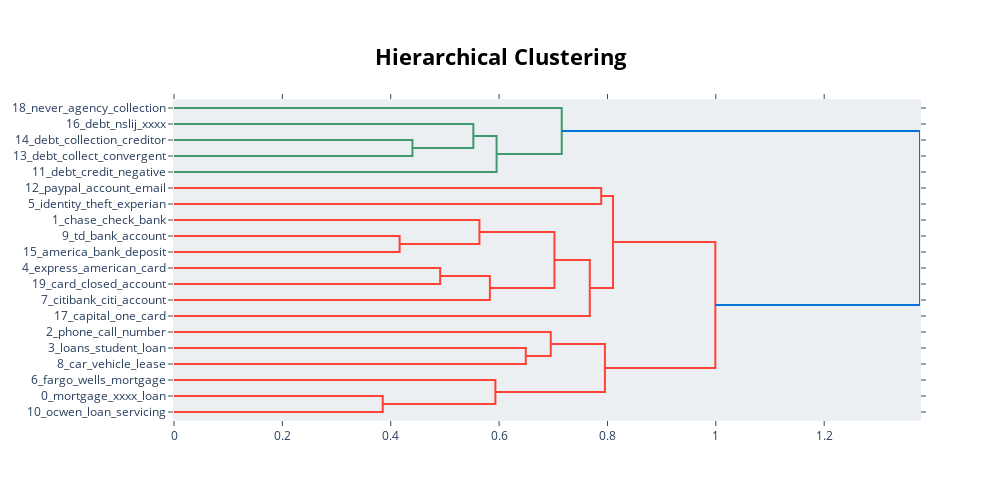

Here is the notebook cell this chart was saved with:
### Code cell
model.visualize_hierarchy(top_n_topics=20)

### Figure 1 — Plotly figure (JSON) as saved in the notebook; plotly's stock layout.template omitted (floating-point values rounded to 4 significant figures)
{"data": [{"hoverinfo": "text", "marker": {"color": "rgb(61,153,112)"}, "mode": "lines", "type": "scatter", "x": [0.0, 0.4401, 0.4401, 0.0], "xaxis": "x", "y": [-25.0, -25.0, -35.0, -35.0], "yaxis": "y"}, {"hoverinfo": "text", "marker": {"color": "rgb(61,153,112)"}, "mode": "lines", "type": "scatter", "x": [0.0, 0.5525, 0.5525, 0.4401], "xaxis": "x", "y": [-15.0, -15.0, -30.0, -30.0], "yaxis": "y"}, {"hoverinfo": "text", "marker": {"color": "rgb(61,153,112)"}, "mode": "lines", "type": "scatter", "x": [0.5525, 0.5954, 0.5954, 0.0], "xaxis": "x", "y": [-22.5, -22.5, -45.0, -45.0], "yaxis": "y"}, {"hoverinfo": "text", "marker": {"color": "rgb(61,153,112)"}, "mode": "lines", "type": "scatter", "x": [0.0, 0.7156, 0.7156, 0.5954], "xaxis": "x", "y": [-5.0, -5.0, -33.75, -33.75], "yaxis": "y"}, {"hoverinfo": "text", "marker": {"color": "rgb(255,65,54)"}, "mode": "lines", "type": "scatter", "x": [0.0, 0.7884, 0.7884, 0.0], "xaxis": "x", "y": [-55.0, -55.0, -65.0, -65.0], "yaxis": "y"}, {"hoverinfo": "text", "marker": {"color": "rgb(255,65,54)"}, "mode": "lines", "type": "scatter", "x": [0.0, 0.4164, 0.4164, 0.0], "xaxis": "x", "y": [-85.0, -85.0, -95.0, -95.0], "yaxis": "y"}, {"hoverinfo": "text", "marker": {"color": "rgb(255,65,54)"}, "mode": "lines", "type": "scatter", "x": [0.0, 0.5637, 0.5637, 0.4164], "xaxis": "x", "y": [-75.0, -75.0, -90.0, -90.0], "yaxis": "y"}, {"hoverinfo": "text", "marker": {"color": "rgb(255,65,54)"}, "mode": "lines", "type": "scatter", "x": [0.0, 0.4912, 0.4912, 0.0], "xaxis": "x", "y": [-105.0, -105.0, -115.0, -115.0], "yaxis": "y"}, {"hoverinfo": "text", "marker": {"color": "rgb(255,65,54)"}, "mode": "lines", "type": "scatter", "x": [0.4912, 0.583, 0.583, 0.0], "xaxis": "x", "y": [-110.0, -110.0, -125.0, -125.0], "yaxis": "y"}, {"hoverinfo": "text", "marker": {"color": "rgb(255,65,54)"}, "mode": "lines", "type": "scatter", "x": [0.5637, 0.7021, 0.7021, 0.583], "xaxis": "x", "y": [-82.5, -82.5, -117.5, -117.5], "yaxis": "y"}, {"hoverinfo": "text", "marker": {"color": "rgb(255,65,54)"}, "mode": "lines", "type": "scatter", "x": [0.7021, 0.7674, 0.7674, 0.0], "xaxis": "x", "y": [-100.0, -100.0, -135.0, -135.0], "yaxis": "y"}, {"hoverinfo": "text", "marker": {"color": "rgb(255,65,54)"}, "mode": "lines", "type": "scatter", "x": [0.7884, 0.8103, 0.8103, 0.7674], "xaxis": "x", "y": [-60.0, -60.0, -117.5, -117.5], "yaxis": "y"}, {"hoverinfo": "text", "marker": {"color": "rgb(255,65,54)"}, "mode": "lines", "type": "scatter", "x": [0.0, 0.6492, 0.6492, 0.0], "xaxis": "x", "y": [-155.0, -155.0, -165.0, -165.0], "yaxis": "y"}, {"hoverinfo": "text", "marker": {"color": "rgb(255,65,54)"}, "mode": "lines", "type": "scatter", "x": [0.0, 0.6954, 0.6954, 0.6492], "xaxis": "x", "y": [-145.0, -145.0, -160.0, -160.0], "yaxis": "y"}, {"hoverinfo": "text", "marker": {"color": "rgb(255,65,54)"}, "mode": "lines", "type": "scatter", "x": [0.0, 0.3853, 0.3853, 0.0], "xaxis": "x", "y": [-185.0, -185.0, -195.0, -195.0], "yaxis": "y"}, {"hoverinfo": "text", "marker": {"color": "rgb(255,65,54)"}, "mode": "lines", "type": "scatter", "x": [0.0, 0.5931, 0.5931, 0.3853], "xaxis": "x", "y": [-175.0, -175.0, -190.0, -190.0], "yaxis": "y"}, {"hoverinfo": "text", "marker": {"color": "rgb(255,65,54)"}, "mode": "lines", "type": "scatter", "x": [0.6954, 0.7953, 0.7953, 0.5931], "xaxis": "x", "y": [-152.5, -152.5, -182.5, -182.5], "yaxis": "y"}, {"hoverinfo": "text", "marker": {"color": "rgb(255,65,54)"}, "mode": "lines", "type": "scatter", "x": [0.8103, 0.9991, 0.9991, 0.7953], "xaxis": "x", "y": [-88.75, -88.75, -167.5, -167.5], "yaxis": "y"}, {"hoverinfo": "text", "marker": {"color": "rgb(0,116,217)"}, "mode": "lines", "type": "scatter", "x": [0.7156, 1.377, 1.377, 0.9991], "xaxis": "x", "y": [-19.38, -19.38, -128.1, -128.1], "yaxis": "y"}], "layout": {"autosize": false, "height": 500, "hoverlabel": {"bgcolor": "white", "font": {"family": "Rockwell", "size": 16}}, "hovermode": "closest", "plot_bgcolor": "#ECEFF1", "showlegend": false, "title": {"font": {"color": "Black", "size": 22}, "text": "<b>Hierarchical Clustering</b>", "x": 0.5, "xanchor": "center", "yanchor": "top"}, "width": 1000, "xaxis": {"mirror": "allticks", "rangemode": "tozero", "showgrid": false, "showline": true, "showticklabels": true, "ticks": "outside", "type": "linear", "zeroline": false}, "yaxis": {"mirror": "allticks", "range": [-200, 0], "rangemode": "tozero", "showgrid": false, "showline": true, "showticklabels": true, "tickmode": "array", "ticks": "outside", "ticktext": ["18_never_agency_collection", "16_debt_nslij_xxxx", "14_debt_collection_creditor", "13_debt_collect_convergent", "11_debt_credit_negative", "12_paypal_account_email", "5_identity_theft_experian", "1_chase_check_bank", "9_td_bank_account", "15_america_bank_deposit", "4_express_american_card", "19_card_closed_account", "7_citibank_citi_account", "17_capital_one_card", "2_phone_call_number", "3_loans_student_loan", "8_car_vehicle_lease", "6_fargo_wells_mortgage", "0_mortgage_xxxx_loan", "10_ocwen_loan_servicing"], "tickvals": [-5, -15, -25, -35, -45, -55, -65, -75, -85, -95, -105, -115, -125, -135, -145, -155, -165, -175, -185, -195], "type": "linear", "zeroline": false}}}
